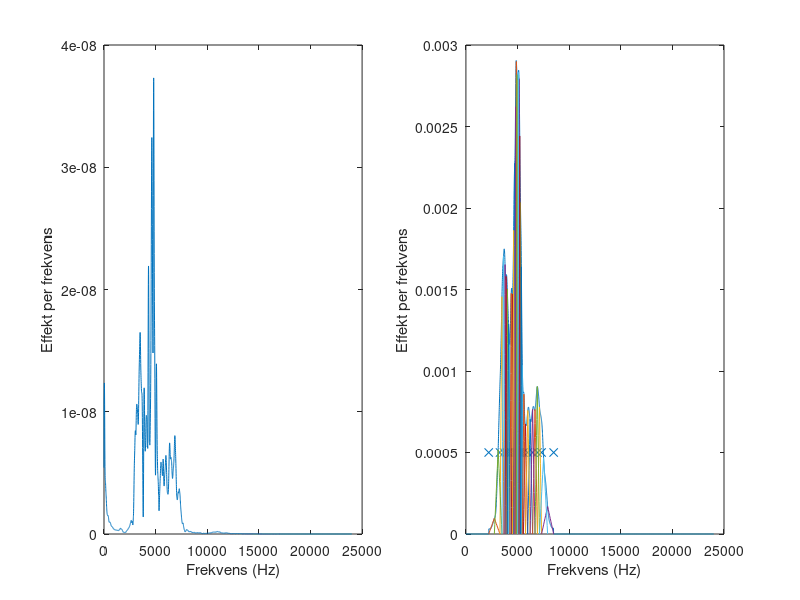

Here is the MATLAB script that generated this plot: (Note: this script raises an error after producing the figure.)
%%
load('avSyllables.mat','avBofink','avGrasparv','avTalgoxe','f')
figure;

importantF = abs(avTalgoxe-avGrasparv)+abs(avTalgoxe-avBofink)+abs(avBofink-avGrasparv);

B = 1/100*ones(100,1);
filterImportantF = filter(B,1,importantF);
filterImportantF(1:380) = 0;
filterImportantF(1450:end) = 0;

filterImportantF = filterImportantF/trapz(filterImportantF);

subplot(1,2,1);
plot(f, importantF);
xlabel('Frekvens (Hz)')
ylabel('Effekt per frekvens')
subplot(1,2,2);
plot(f, filterImportantF);
xlabel('Frekvens (Hz)')
ylabel('Effekt per frekvens')

%%
numBins = 50;
edges = zeros(1,numBins+2);
k = 350;

frequencies = linspace(0,24000,24000);
energy = interp1(f,filterImportantF,frequencies);
%plot(frequencies,energy)

edges(1) = 3300;
currentF = 380;
for i = 2:numBins+1;
    
    nextEdgeEnergy = energy(edges(i-1)+1+round(6300./(10*numBins)));
    currentEdgeEnergy = energy(min(edges(i-1)+1,8500));
    avBinEnergy = (nextEdgeEnergy+currentEdgeEnergy)/2;
    scalingFactor = k*avBinEnergy;

    edges(i) = round(edges(i-1) + 6300/numBins/scalingFactor);
    if edges(i) > 8500
        edges(i) = 8500;
        
        break
    end

    currentF = currentF + round(edges(i));

end
edges = [2207, edges(1:16), 8500];

plot(f, filterImportantF);
hold on;
scatter(edges, zeros(1,size(edges,2))+0.0005,'x')

%% Plot Filters


centers = ones(1,size(edges,2)-1);
for i = 1:size(edges,2)-1
    centers(i) = round((edges(i)+edges(i+1))/2);
    hold on;

    midpoint = round((edges(i)+edges(i+1))/2);
    x1e = linspace(edges(i),midpoint,10);
    y1 = energy(midpoint)./(midpoint-edges(i))*(x1e-edges(i));

    x2e = linspace(midpoint,edges(i+1),10);
    y2 = -energy(midpoint)/(midpoint-edges(i))*(x2e-edges(i+1));

    plot([x1e x2e],[y1 y2]);
end

for i = 1:size(centers,2)-1
    hold on;

    midpoint = round((centers(i)+centers(i+1))/2);
    x1c = linspace(centers(i),midpoint,10);
    y1 = energy(midpoint)./(midpoint-centers(i))*(x1c-centers(i));

    x2c = linspace(midpoint,centers(i+1),10);
    y2 = -energy(midpoint)/(midpoint-centers(i))*(x2c-centers(i+1));

    plot([x1c x2c],[y1 y2]);
end

xlabel('Frekvens (Hz)')
ylabel('Effekt per frekvens')
%%

save('filterBankCoefs.mat','edges','centers','energy');

%%

vals = 0;

if max(avt, avb, avg) == avb;
    vals = vals +1 ;
end
vals/size(vals);
